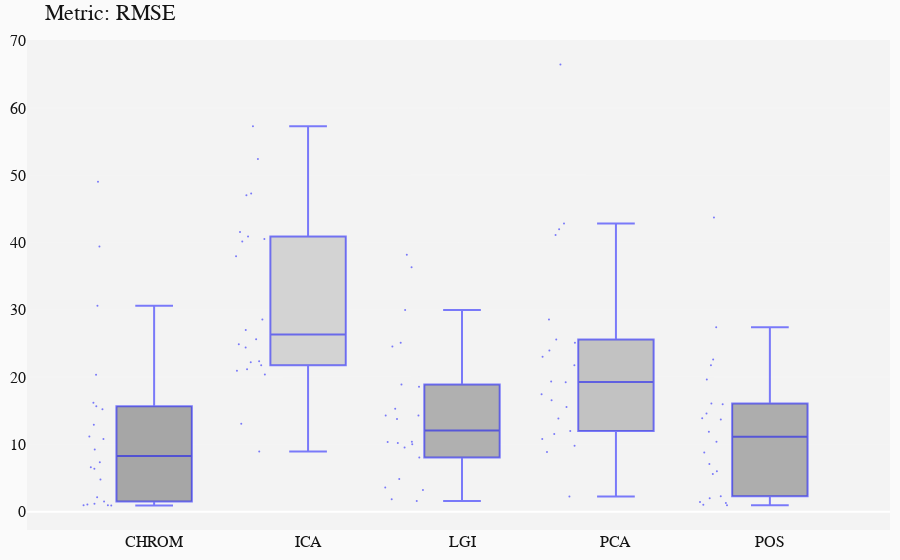

This figure's notebook cell:
### Markdown cell above
# Analysis

### Code cell
## -- Holistic

# path_results = "../results/h5/" # general path for cfg# general path for data
path_results = "../results/test/" # general path for h5

dataset = 'LGI_PPGI'
ANALYSIS(dataset, 'holistic', metrics=['RMSE'])
STATS(dataset, approach='holistic')

### Figure 1 — Plotly figure (JSON) as saved in the notebook; plotly's stock layout.template omitted (floating-point values rounded to 4 significant figures)
{"data": [{"boxpoints": "all", "fillcolor": "rgba(90,90,90,0.5)", "jitter": 0.7, "line": {"color": "rgba(0,0,255,0.5)", "width": 2}, "marker": {"size": 2}, "name": "CHROM", "type": "box", "y": [39.42, 2.162, 11.18, 20.35, 0.9783, 0.9625, 4.809, 6.407, 0.93, 1.073, 15.68, 30.61, 1.507, 7.362, 12.91, 10.81, 6.603, 16.21, 49.04, 1.174, 15.23, 9.24]}, {"boxpoints": "all", "fillcolor": "rgba(180,180,180,0.5)", "jitter": 0.7, "line": {"color": "rgba(0,0,255,0.5)", "width": 2}, "marker": {"size": 2}, "name": "ICA", "type": "box", "y": [47.03, 52.43, 27.02, 24.89, 47.3, 37.98, 22.22, 41.58, 20.97, 25.65, 21.16, 40.91, 57.28, 40.15, 22.37, 8.961, 13.09, 21.76, 40.54, 28.55, 20.39, 24.4]}, {"boxpoints": "all", "fillcolor": "rgba(110,110,110,0.5)", "jitter": 0.7, "line": {"color": "rgba(0,0,255,0.5)", "width": 2}, "marker": {"size": 2}, "name": "LGI", "type": "box", "y": [38.19, 3.617, 3.228, 13.77, 24.57, 30.0, 4.874, 9.53, 25.11, 14.29, 15.3, 18.59, 1.86, 10.38, 14.31, 10.4, 10.23, 18.9, 36.34, 1.612, 10.04, 8.068]}, {"boxpoints": "all", "fillcolor": "rgba(145,145,145,0.5)", "jitter": 0.7, "line": {"color": "rgba(0,0,255,0.5)", "width": 2}, "marker": {"size": 2}, "name": "PCA", "type": "box", "y": [41.97, 42.84, 15.56, 16.56, 25.11, 19.35, 8.879, 2.284, 25.59, 21.75, 17.46, 23.04, 66.45, 41.12, 19.24, 11.57, 9.793, 23.96, 10.81, 12.01, 28.56, 13.86]}, {"boxpoints": "all", "fillcolor": "rgba(105,105,105,0.5)", "jitter": 0.7, "line": {"color": "rgba(0,0,255,0.5)", "width": 2}, "marker": {"size": 2}, "name": "POS", "type": "box", "y": [43.71, 2.003, 8.822, 14.59, 0.9492, 16.1, 6.007, 2.317, 1.051, 11.9, 27.43, 19.67, 1.454, 5.617, 13.7, 13.9, 7.098, 22.61, 21.78, 1.305, 10.39, 15.96]}], "layout": {"font": {"color": "rgb(20,20,20)", "family": "monospace", "size": 16}, "margin": {"b": 20, "l": 20, "r": 10, "t": 40}, "paper_bgcolor": "rgb(250, 250, 250)", "plot_bgcolor": "rgb(243, 243, 243)", "showlegend": false, "title": {"text": "Metric: RMSE"}, "xaxis": {"type": "category"}, "yaxis": {"autorange": true, "gridcolor": "rgb(255,255,255)", "gridwidth": 0.1, "showgrid": true, "title": {"font": {"size": 30}}, "type": "linear", "zeroline": true, "zerolinewidth": 2}}}
